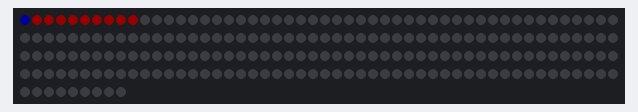
The sketch below on a simulated Arduino Uno, built with avr-gcc and run on an emulated ATmega328P. Parts: 209 RGB LEDs in strip order, left to right, continuing on the next row. Dim RGB values are drawn brighter than linear; what the sketch prints to the serial monitor is not drawn.

Above: at 1.6 s.

The sketch:

led_test_simple.ino
```cpp
// SIMPLE LED TEST - Minimal code to verify LEDs work
// This will light up the first 10 LEDs in red

#include <FastLED.h>

#define LED_PIN 4
#define NUM_LEDS 209

CRGB leds[NUM_LEDS];

void setup() {
  Serial.begin(115200);
  delay(1000);

  Serial.println("=================================");
  Serial.println("    SIMPLE LED TEST");
  Serial.println("=================================");
  Serial.println();
  Serial.println("This should light the first 10 LEDs in RED");
  Serial.println();

  // Initialize LEDs - try both protocols
  Serial.println("Initializing with WS2812B protocol, GRB order...");
  FastLED.addLeds<WS2812B, LED_PIN, GRB>(leds, NUM_LEDS);

  // Set safe brightness
  FastLED.setBrightness(20);

  // Clear all LEDs first
  fill_solid(leds, NUM_LEDS, CRGB::Black);
  FastLED.show();
  delay(500);

  Serial.println("Setting first 10 LEDs to RED...");

  // Light up first 10 LEDs in red
  for(int i = 0; i < 10; i++) {
    leds[i] = CRGB::Red;
    Serial.print("LED ");
    Serial.print(i);
    Serial.println(" set to RED");
  }

  Serial.println("Calling FastLED.show()...");
  FastLED.show();

  Serial.println("\nIf you see RED LEDs: Hardware is working!");
  Serial.println("If no LEDs are lit, check:");
  Serial.println("  1. External 5V power connected to LED strip?");
  Serial.println("  2. LED strip GND connected to Arduino GND?");
  Serial.println("  3. Data pin 4 connected to LED DIN?");
  Serial.println("  4. Power supply turned on?");
}

void loop() {
  // Flash the first LED to show we're running
  static unsigned long lastBlink = 0;
  static bool ledOn = true;

  if (millis() - lastBlink > 1000) {
    if (ledOn) {
      leds[0] = CRGB::Blue;
      Serial.println("LED 0: BLUE");
    } else {
      leds[0] = CRGB::Red;
      Serial.println("LED 0: RED");
    }
    FastLED.show();
    ledOn = !ledOn;
    lastBlink = millis();
  }
}
```
